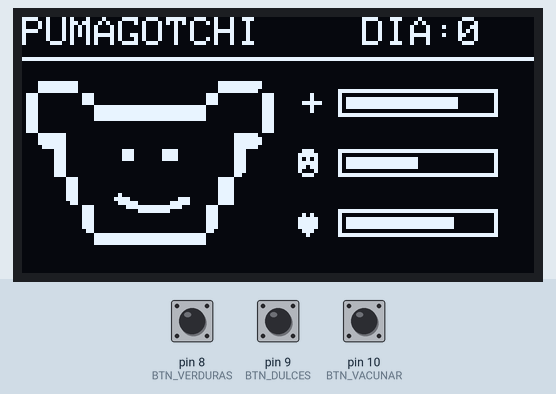
A sketch run on a simulated Arduino Uno, built with avr-gcc and run on an emulated ATmega328P. On the bench: 128×64 one-colour display. The test bench sets the inputs (shaded band); at power-on: pin 8 (BTN_VERDURAS) HIGH, pin 10 (BTN_VACUNAR) HIGH, pin 9 (BTN_DULCES) HIGH. Random numbers use the default seed unless the sketch sets one.

Above: at 1.2 s.
1.3 s: pin 8 (BTN_VERDURAS) pulled LOW for 1 s
At 3.1 s:
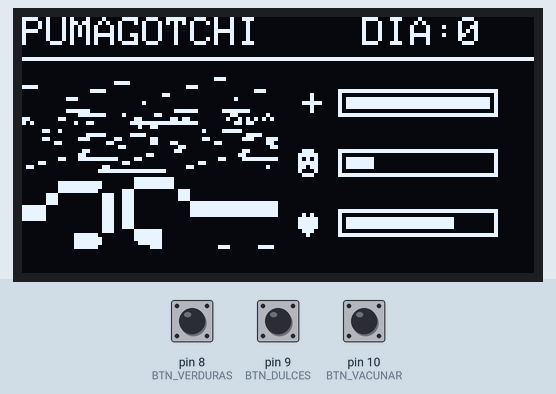
4.0 s: pin 10 (BTN_VACUNAR) pulled LOW for 0.15 s
At 5.5 s:
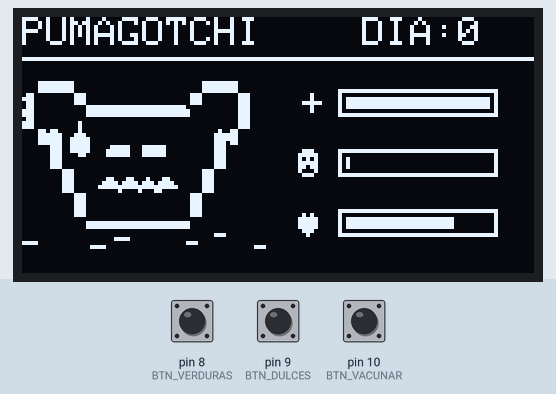
7.1 s: pin 9 (BTN_DULCES) pulled LOW for 1 s
At 10.6 s:
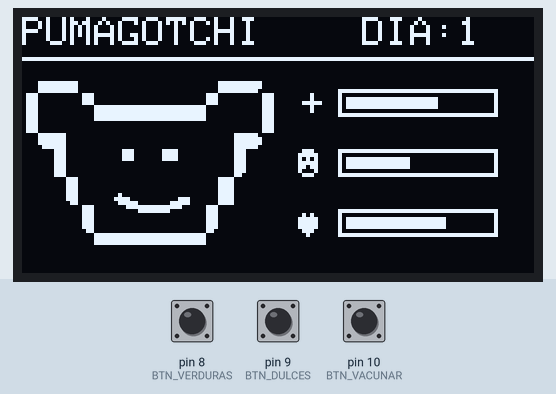
11.1 s: pin 10 (BTN_VACUNAR) pulled LOW for 1 s
At 13.4 s:
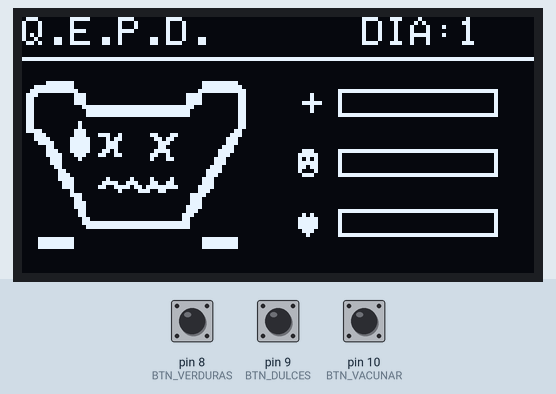
Timing chart, 0 to 14.8 s (numbered marks = the images above; inputs shaded):
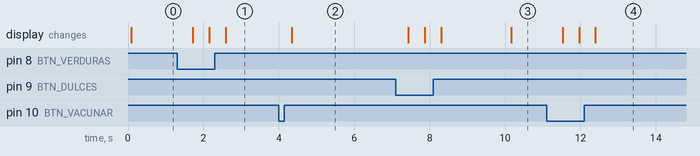

The sketch:

tamagotchi_v2.ino
```cpp
#include <SPI.h>
#include <Adafruit_GFX.h>
#include <Adafruit_SSD1306.h>

#define SCREEN_WIDTH 128
#define SCREEN_HEIGHT 64

// Pines SPI para el ESP32-C6
#define OLED_MOSI  7
#define OLED_CLK   6
#define OLED_DC    4
#define OLED_CS    16
#define OLED_RESET 5

// --- PINES DE LOS BOTONES (Puedes ajustarlos a los que uses) ---
#define BTN_VERDURAS 8
#define BTN_DULCES   9
#define BTN_VACUNAR  10
#define BTN_JUGAR    1

// --- VARIABLES DEL JUEGO ---
int dia = 0;
int salud = 80;    // Rango de 0 a 100
int alegria = 50;  // Rango de 0 a 100
int amor = 75;     // Rango de 0 a 100
bool esta_vivo = true;

// Control de tiempo para que pasen los días
unsigned long tiempoAnterior = 0;
const long duracionDia = 10000; // 10 segundos reales = 1 día en el juego

// Estados de ánimo del Pumagotchi
enum Emocion { FELIZ, ENOJADO, MIEDO, ORGULLO, VERGUENZA, MUERTO };
Emocion emocionActual = FELIZ;

Adafruit_SSD1306 display(SCREEN_WIDTH, SCREEN_HEIGHT, OLED_MOSI, OLED_CLK, OLED_DC, OLED_RESET, OLED_CS);

// =========================================================================
// DEFINICIÓN DE CARAS (Byte Arrays en la memoria PROGMEM 64x43)
// =========================================================================
//muerto 58 x 39
//feliz  64 x 39
//enojado 39 x 39
//miedo 58 x39

const unsigned char PROGMEM feliz []  = {
  0x00, 0x00, 0x00, 0x00, 0x00, 0x00, 0x00, 0x00, 0x0f, 0xfc, 0x00, 0x00, 0x00, 0x00, 0x7f, 0xf0,
  0x0f, 0xfc, 0x00, 0x00, 0x00, 0x00, 0x7f, 0xf0, 0x0f, 0xfc, 0x00, 0x00, 0x00, 0x00, 0x7f, 0xe0,
  0x70, 0x01, 0xc0, 0x00, 0x00, 0x03, 0x80, 0x0e, 0x70, 0x01, 0xc0, 0x00, 0x00, 0x03, 0x80, 0x0e,
  0x70, 0x01, 0xc0, 0x00, 0x00, 0x03, 0x80, 0x0e, 0x70, 0x00, 0x3f, 0xff, 0xff, 0xfc, 0x00, 0x0e,
  0x70, 0x00, 0x3f, 0xff, 0xff, 0xfc, 0x00, 0x0e, 0x70, 0x00, 0x3f, 0xff, 0xff, 0xfc, 0x00, 0x0e,
  0x70, 0x00, 0x3f, 0xff, 0xff, 0xfc, 0x00, 0x0e, 0x70, 0x00, 0x00, 0x00, 0x00, 0x00, 0x00, 0x0e,
  0x70, 0x00, 0x00, 0x00, 0x00, 0x00, 0x00, 0x0e, 0x70, 0x00, 0x00, 0x00, 0x00, 0x00, 0x00, 0x0e,
  0x0f, 0xe0, 0x00, 0x00, 0x00, 0x00, 0x07, 0xe0, 0x0f, 0xe0, 0x00, 0x00, 0x00, 0x00, 0x07, 0xf0,
  0x0f, 0xe0, 0x00, 0x00, 0x00, 0x00, 0x07, 0xf0, 0x07, 0xe0, 0x00, 0x00, 0x00, 0x00, 0x07, 0xe0,
  0x00, 0xe0, 0x00, 0x70, 0x1e, 0x00, 0x07, 0x00, 0x00, 0xe0, 0x00, 0x70, 0x1e, 0x00, 0x07, 0x00,
  0x00, 0xe0, 0x00, 0x70, 0x1e, 0x00, 0x07, 0x00, 0x00, 0xe0, 0x00, 0x00, 0x00, 0x00, 0x07, 0x00,
  0x00, 0xe0, 0x00, 0x00, 0x00, 0x00, 0x07, 0x00, 0x00, 0xe0, 0x00, 0x00, 0x00, 0x00, 0x07, 0x00,
  0x00, 0xe0, 0x00, 0x00, 0x00, 0x00, 0x06, 0x00, 0x00, 0x1c, 0x00, 0x00, 0x00, 0x00, 0x78, 0x00,
  0x00, 0x1c, 0x00, 0x00, 0x00, 0x00, 0x78, 0x00, 0x00, 0x1c, 0x00, 0x00, 0x00, 0x00, 0x78, 0x00,
  0x00, 0x1c, 0x00, 0x00, 0x00, 0x00, 0x78, 0x00, 0x00, 0x1c, 0x00, 0x80, 0x00, 0x00, 0x78, 0x00,
  0x00, 0x1c, 0x01, 0xe0, 0x01, 0xc0, 0x78, 0x00, 0x00, 0x0c, 0x00, 0xf8, 0x07, 0xc0, 0x78, 0x00,
  0x00, 0x01, 0xc0, 0x3f, 0xff, 0x03, 0x80, 0x00, 0x00, 0x01, 0xc0, 0x07, 0xf8, 0x03, 0x80, 0x00,
  0x00, 0x01, 0xc0, 0x00, 0x00, 0x03, 0x80, 0x00, 0x00, 0x01, 0xc0, 0x00, 0x00, 0x03, 0x80, 0x00,
  0x00, 0x01, 0xc0, 0x00, 0x00, 0x03, 0x80, 0x00, 0x00, 0x01, 0xc0, 0x00, 0x00, 0x03, 0x80, 0x00,
  0x00, 0x00, 0xc0, 0x00, 0x00, 0x03, 0x00, 0x00, 0x00, 0x00, 0x3f, 0xff, 0xff, 0xfc, 0x00, 0x00,
  0x00, 0x00, 0x3f, 0xff, 0xff, 0xfc, 0x00, 0x00, 0x00, 0x00, 0x3f, 0xff, 0xff, 0xfc, 0x00, 0x00,
  0x00, 0x00, 0x00, 0x00, 0x00, 0x00, 0x00, 0x00};


const unsigned char PROGMEM enojado []  = {
  0x00, 0x00, 0x00, 0x00, 0x00, 0x00, 0xe0, 0x00, 0x00, 0x00, 0x01, 0xe0, 0x00, 0x00, 0x00, 0x00,
	0xf0, 0x00, 0x00, 0x00, 0x00, 0x70, 0x00, 0x00, 0x00, 0x00, 0x78, 0x00, 0x00, 0x00, 0x00, 0x38,
	0x00, 0x00, 0x00, 0x00, 0x18, 0x00, 0x00, 0x00, 0x00, 0x1c, 0x00, 0x00, 0x00, 0x00, 0x04, 0x00,
	0x00, 0x00, 0x00, 0x02, 0x00, 0x00, 0x00, 0x00, 0x00, 0x00, 0x00, 0x00, 0x00, 0x00, 0x00, 0x00,
	0x00, 0x1f, 0x80, 0x00, 0x03, 0xf0, 0x3f, 0x80, 0x00, 0x03, 0xf8, 0x40, 0x60, 0x00, 0x0c, 0x04,
	0xc0, 0x60, 0x00, 0x0c, 0x06, 0xc0, 0x12, 0xaa, 0xa0, 0x04, 0xc0, 0x1f, 0xff, 0xf0, 0x06, 0xc0,
	0x00, 0x00, 0x00, 0x04, 0xc0, 0x00, 0x00, 0x00, 0x06, 0x40, 0x00, 0x00, 0x00, 0x04, 0x3e, 0x00,
	0x00, 0x00, 0xf8, 0x1e, 0x00, 0x00, 0x00, 0xf0, 0x06, 0x03, 0x81, 0x80, 0xc0, 0x06, 0x01, 0xc7,
	0x00, 0xc0, 0x06, 0x00, 0xc6, 0x00, 0xc0, 0x06, 0x00, 0x00, 0x00, 0xc0, 0x01, 0x80, 0x00, 0x03,
	0x00, 0x01, 0x80, 0x00, 0x03, 0x00, 0x01, 0x80, 0x00, 0x03, 0x00, 0x01, 0x80, 0x00, 0x03, 0x00,
	0x00, 0x63, 0xff, 0x0c, 0x00, 0x00, 0x61, 0xff, 0x0c, 0x00, 0x00, 0x60, 0x00, 0x0c, 0x00, 0x00,
	0x60, 0x00, 0x0c, 0x00, 0x00, 0x60, 0x00, 0x04, 0x00, 0x00, 0x1f, 0xff, 0xf0, 0x00, 0x00, 0x00,
	0x00, 0x00, 0x00};
const unsigned char PROGMEM miedo []  = {
	0x00, 0x00, 0x00, 0x00, 0x00, 0x00, 0x00, 0x00, 0x0f, 0xf8, 0x00, 0x00, 0x00, 0x07, 0xfc, 0x00,
	0x0f, 0xf8, 0x00, 0x00, 0x00, 0x07, 0xfc, 0x00, 0x0f, 0xf8, 0x00, 0x00, 0x00, 0x07, 0xfc, 0x00,
	0x60, 0x07, 0x00, 0x00, 0x00, 0x38, 0x03, 0x80, 0xe0, 0x07, 0x00, 0x00, 0x00, 0x38, 0x03, 0x80,
	0x60, 0x07, 0x00, 0x00, 0x00, 0x38, 0x03, 0x80, 0x60, 0x00, 0xff, 0xff, 0xff, 0x80, 0x03, 0x80,
	0xe0, 0x00, 0xff, 0xff, 0xff, 0xc0, 0x03, 0x80, 0xe0, 0x00, 0xff, 0xff, 0xff, 0xc0, 0x03, 0x80,
	0x60, 0x00, 0x00, 0x00, 0x00, 0x00, 0x03, 0x80, 0xe0, 0x02, 0x00, 0x00, 0x00, 0x00, 0x03, 0x80,
	0xe0, 0x02, 0x00, 0x00, 0x00, 0x00, 0x03, 0x80, 0x0d, 0x82, 0x00, 0x00, 0x00, 0x00, 0x4c, 0x00,
	0x0f, 0xc7, 0x00, 0x00, 0x00, 0x00, 0xfc, 0x00, 0x0f, 0xcf, 0x80, 0x00, 0x00, 0x00, 0xfc, 0x00,
	0x0f, 0xcf, 0x80, 0x00, 0x00, 0x00, 0xec, 0x00, 0x01, 0xcf, 0x83, 0xe3, 0xf0, 0x00, 0xe0, 0x00,
	0x01, 0xcf, 0x87, 0xe3, 0xf0, 0x00, 0xe0, 0x00, 0x01, 0xc3, 0x07, 0xe3, 0xf0, 0x00, 0xe0, 0x00,
	0x01, 0xc0, 0x00, 0x00, 0x00, 0x00, 0xe0, 0x00, 0x01, 0xc0, 0x00, 0x00, 0x00, 0x00, 0xe0, 0x00,
	0x01, 0xc0, 0x00, 0x00, 0x00, 0x00, 0xe0, 0x00, 0x00, 0x38, 0x00, 0x00, 0x00, 0x07, 0x00, 0x00,
	0x00, 0x38, 0x00, 0x00, 0x00, 0x07, 0x00, 0x00, 0x00, 0x38, 0x06, 0x31, 0x18, 0x07, 0x00, 0x00,
	0x00, 0x38, 0x0f, 0x7b, 0xbc, 0x07, 0x00, 0x00, 0x00, 0x38, 0x1f, 0xff, 0xfe, 0x07, 0x00, 0x00,
	0x00, 0x38, 0x00, 0x84, 0x60, 0x07, 0x00, 0x00, 0x00, 0x07, 0x00, 0x00, 0x00, 0x38, 0x00, 0x00,
	0x00, 0x07, 0x00, 0x00, 0x00, 0x38, 0x00, 0x00, 0x00, 0x07, 0x00, 0x00, 0x00, 0x38, 0x00, 0x00,
	0x00, 0x07, 0x00, 0x00, 0x00, 0x38, 0x00, 0x00, 0x00, 0x07, 0x00, 0x00, 0x00, 0x38, 0x00, 0x00,
	0x00, 0x07, 0x00, 0x00, 0x00, 0x38, 0x00, 0x00, 0x00, 0x00, 0x00, 0x00, 0x00, 0x00, 0x00, 0x00,
	0x00, 0x00, 0xff, 0xff, 0xff, 0xc0, 0x00, 0x00, 0x00, 0x00, 0xff, 0xff, 0xff, 0xc0, 0x00, 0x00,
	0x00, 0x00, 0x00, 0x00, 0x00, 0x00, 0x00, 0x00};

const unsigned char PROGMEM muerto []  = {
  0x00, 0x00, 0x00, 0x00, 0x00, 0x00, 0x00, 0x00, 0x03, 0xf8, 0x00, 0x00, 0x00, 0x07, 0xfc, 0x00,
	0x1f, 0xf8, 0x00, 0x00, 0x00, 0x07, 0xfe, 0x00, 0x3f, 0xfc, 0x00, 0x00, 0x00, 0x0f, 0xff, 0x00,
	0x70, 0x07, 0x00, 0x00, 0x00, 0x78, 0x03, 0x00, 0x60, 0x07, 0x00, 0x00, 0x00, 0x78, 0x03, 0x00,
	0x60, 0x07, 0x00, 0x00, 0x00, 0x78, 0x03, 0x00, 0x60, 0x01, 0xff, 0xff, 0xff, 0xe0, 0x03, 0x00,
	0x60, 0x00, 0xff, 0xff, 0xff, 0xc0, 0x03, 0x00, 0x60, 0x00, 0xff, 0xff, 0xff, 0xc0, 0x03, 0x00,
	0x60, 0x00, 0x00, 0x00, 0x00, 0x00, 0x03, 0x00, 0x60, 0x02, 0x00, 0x00, 0x00, 0x00, 0x03, 0x00,
	0x60, 0x02, 0x00, 0x00, 0x00, 0x00, 0x03, 0x00, 0x78, 0x07, 0x00, 0x00, 0x00, 0x00, 0x06, 0x00,
	0x1c, 0x07, 0x1c, 0x80, 0xc6, 0x00, 0x0e, 0x00, 0x1e, 0x0f, 0x85, 0x80, 0x6c, 0x00, 0x1c, 0x00,
	0x0f, 0x0f, 0x87, 0x00, 0x38, 0x00, 0x1c, 0x00, 0x03, 0x0f, 0x87, 0x00, 0x30, 0x00, 0x38, 0x00,
	0x03, 0x8f, 0x8d, 0x00, 0x78, 0x00, 0x78, 0x00, 0x03, 0xc7, 0x19, 0x80, 0xc8, 0x00, 0x70, 0x00,
	0x01, 0xc2, 0x00, 0x00, 0x8c, 0x00, 0xe0, 0x00, 0x01, 0xc0, 0x00, 0x00, 0x00, 0x00, 0xe0, 0x00,
	0x00, 0xc0, 0x00, 0x00, 0x00, 0x01, 0xc0, 0x00, 0x00, 0x60, 0x00, 0x00, 0x00, 0x03, 0xc0, 0x00,
	0x00, 0x70, 0x00, 0x00, 0x00, 0x03, 0x80, 0x00, 0x00, 0x78, 0x04, 0x10, 0x84, 0x07, 0x00, 0x00,
	0x00, 0x38, 0x0f, 0x38, 0xcc, 0x07, 0x00, 0x00, 0x00, 0x38, 0x19, 0xed, 0xfe, 0x0f, 0x00, 0x00,
	0x00, 0x08, 0x00, 0x87, 0x30, 0x0e, 0x00, 0x00, 0x00, 0x0e, 0x00, 0x00, 0x00, 0x3c, 0x00, 0x00,
	0x00, 0x06, 0x00, 0x00, 0x00, 0x38, 0x00, 0x00, 0x00, 0x07, 0x00, 0x00, 0x00, 0x38, 0x00, 0x00,
	0x00, 0x07, 0x00, 0x00, 0x00, 0x78, 0x00, 0x00, 0x00, 0x03, 0x00, 0x00, 0x00, 0x70, 0x00, 0x00,
	0x00, 0x03, 0x00, 0x00, 0x00, 0xe0, 0x00, 0x00, 0x00, 0x01, 0x80, 0x00, 0x00, 0xc0, 0x00, 0x00,
	0x00, 0x01, 0xff, 0xff, 0xff, 0xc0, 0x00, 0x00, 0x00, 0x00, 0xff, 0xff, 0xff, 0xc0, 0x00, 0x00,
	0x00, 0x00, 0x00, 0x00, 0x00, 0x00, 0x00, 0x00
};

// =========================================================================

void setup() {
  Serial.begin(115200);

  // Configurar botones con resistencia Pull-Up interna
  pinMode(BTN_VERDURAS, INPUT_PULLUP);
  pinMode(BTN_DULCES, INPUT_PULLUP);
  pinMode(BTN_VACUNAR, INPUT_PULLUP);
  pinMode(BTN_JUGAR, INPUT_PULLUP);

  if(!display.begin(SSD1306_SWITCHCAPVCC)) {
    Serial.println(F("SSD1306 allocation failed"));
    for(;;);
  }

  // Inicializamos generador de números aleatorios (para el minijuego)
  randomSeed(analogRead(0));

  display.clearDisplay();
  display.display();
}

void loop() {
  if (esta_vivo) {
    verificarBotones();
    verificarPasoDelTiempo();
    verificarLimitesVariables();
  }

  actualizarPantalla();
  delay(100); // Pequeña pausa para no saturar el procesador
}

// --- LOGICA DE MODELOS MENTALES ---

void verificarBotones() {
  // Los botones están en LOW cuando se presionan (por el PULLUP)

  if (digitalRead(BTN_VERDURAS) == LOW) {
    // Modelo Mental: Alimentar con verduras
    emocionActual = ENOJADO;
    salud += 15;      // Gana salud
    alegria -= 10;    // Pierde felicidad
    delay(300);       // Antirrebote
  }
  else if (digitalRead(BTN_DULCES) == LOW) {
    // Modelo Mental: Alimentar con dulces
    emocionActual = FELIZ;
    alegria += 15;    // Gana felicidad
    salud -= 10;      // Pierde salud
    delay(300);
  }
  else if (digitalRead(BTN_VACUNAR) == LOW) {
    // Modelo Mental: Vacunar
    emocionActual = MIEDO;
    salud += 20;      // Gana mucha salud
    alegria -= 15;    // Pierde felicidad por el miedo
    delay(300);
  }
  else if (digitalRead(BTN_JUGAR) == LOW) {
    // Modelo Mental: Jugar con el dueño [cite: 277-287]
    amor += 15; // Siempre gana amor al interactuar

    // Simular que el Pumagotchi gana o pierde el juego (50% de probabilidad)
    if (random(0, 2) == 1) {
      emocionActual = ORGULLO;
      alegria += 15; // Gana felicidad al ganar
    } else {
      emocionActual = VERGUENZA;
      alegria -= 10; // Pierde felicidad al perder
    }
    delay(300);
  }
}

void verificarPasoDelTiempo() {
  unsigned long tiempoActual = millis();

  // Si ha pasado el tiempo equivalente a "un día"
  if (tiempoActual - tiempoAnterior >= duracionDia) {
    tiempoAnterior = tiempoActual;
    dia++;

    // Modelo Mental de final del día
    // Si pasa un día, pierde estadísticas (simula desgaste natural)
    salud -= 5;
    alegria -= 5;
    amor -= 5;

    emocionActual = FELIZ; // Vuelve a neutral
  }
}

void verificarLimitesVariables() {
  // Mantener las variables entre 0 y 100
  if (salud > 100) salud = 100;
  if (alegria > 100) alegria = 100;
  if (amor > 100) amor = 100;

  // Modelo Mental: Comprobar estado de vida
  if (salud <= 0 || alegria <= 0 || amor <= 0) {
    esta_vivo = false;
    emocionActual = MUERTO;
    salud = 0; alegria = 0; amor = 0;
  }
}

// --- LOGICA DE INTERFAZ GRAFICA ---

void actualizarPantalla() {
  display.clearDisplay();

  // 1. Título superior y Día
  display.setTextSize(1);
  display.setTextColor(SSD1306_WHITE);
  display.setCursor(0, 0);

  if (esta_vivo) {
    display.print("PUMAGOTCHI");
  } else {
    display.print("Q.E.P.D."); // Descanse en paz
  }

  display.setCursor(85, 0);
  display.print("DIA:");
  display.print(dia);

  // Línea separadora
  display.drawLine(0, 10, 128, 10, SSD1306_WHITE);

  // 2. Dibujar Cara dependiendo de la emoción actual
  // Cuando tengas las demás caras, cambia 'feliz' por el nombre del arreglo
  if (emocionActual == FELIZ) {
    display.drawBitmap(0, 15, feliz, 64, 43, SSD1306_WHITE);
  } else if (emocionActual == ENOJADO) {
    display.drawBitmap(0, 15, enojado, 64, 43, SSD1306_WHITE); // CAMBIAR por: enojado
  } else if (emocionActual == MIEDO) {
    display.drawBitmap(0, 15, miedo, 64, 43, SSD1306_WHITE); // CAMBIAR por: miedo
  } else if (emocionActual == MUERTO) {
    display.drawBitmap(0, 15, muerto, 64, 43, SSD1306_WHITE); // CAMBIAR por: muerto
  } else {
    // Para orgullo y vergüenza usamos la feliz por defecto por ahora
    display.drawBitmap(0, 15, feliz, 64, 43, SSD1306_WHITE);
  }

  // 3. Dibujar Barras de Estado
  display.setTextSize(1);
  display.cp437(true);

  display.setCursor(69, 33);
  display.write(1);    // Carita feliz
  display.setCursor(69, 48);
  display.write(3);    // Corazón

  dibujarBarra(64, 18, " +", salud);
  dibujarBarra(64, 33, "", alegria);
  dibujarBarra(64, 48, "", amor);

  display.display();
}

void dibujarBarra(int x, int y, String etiqueta, int valor) {
  display.setCursor(x, y);
  display.print(etiqueta);

  int barraX = x + 15;
  display.drawRect(barraX, y, 40, 7, SSD1306_WHITE);

  int anchoRelleno = map(valor, 0, 100, 0, 36);
  display.fillRect(barraX + 2, y + 2, anchoRelleno, 3, SSD1306_WHITE);
}
```

Measured:
- after the input at 1.3 s, the display: first changes after 0.42 s (image 1 shows a later state)
- after the input at 4.0 s, the display: changes after 0.35 s (image 2)
- after the input at 11.1 s, the display: first changes after 0.43 s (image 4 shows a later state)
